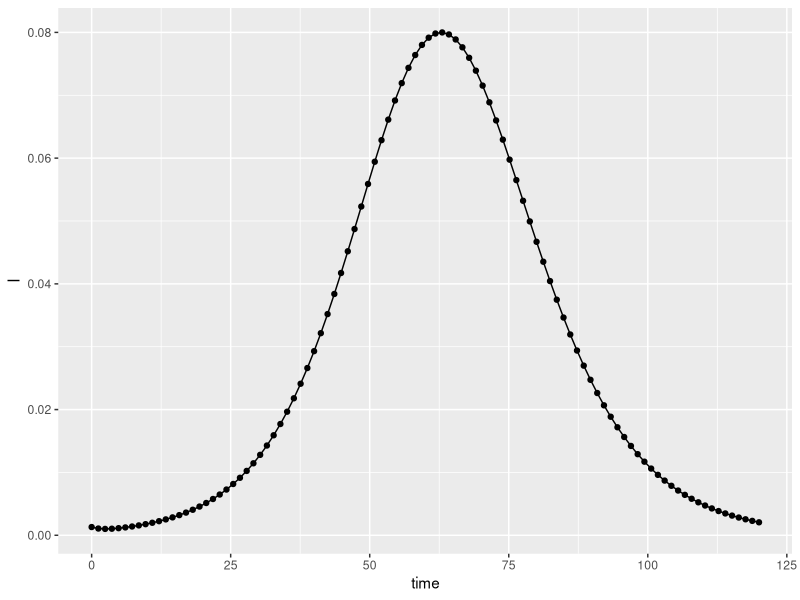

Write R code to recreate this figure.
## ---- chunk 1
knitr::opts_chunk$set(echo = TRUE)
knitr::opts_chunk$set(python.reticulate = FALSE)
## ---- chunk 2
library(deSolve)
library(reshape2)
library(ggplot2)
library(dplyr)

seird_model <- function(time, state, parameters) {  
  with(as.list(c(state, parameters)), {
    
    N <- S + E + I + R + D
    
    lambda <- beta * I
    
    # The differential equations
    dS <- -lambda * S               
    dE <- lambda * S - kappa * E
    dI <- kappa * E - (delta + gamma) * I
    dR <- gamma * I
    dD <- delta * I
    
    # Output
    return(list(c(dS, dE, dI, dR, dD))) 
  })
}
## ---- chunk 3
    N <- 763
    initial_state_values <- c(
        S = 761/N,
        E = 0,
        I = 1/N,
        R = 0,
        D = 0
    )
    
## ---- chunk 4
    p_0 <- c(
        beta = .4620967,
        kappa = 0.25,
        gamma = 0.2,
        delta = 0.03
        )
## ---- chunk 5
times <- seq(from = 0, to = 120, length.out = 100)
    ### Calculate model output
model_sample <- as.data.frame(
    ode(
        y = initial_state_values,
        times = times,
        func = seird_model,
        parms = p_0
    )
)
## ---- chunk 6
ggplot(data = model_sample, aes(time, I)) + 
    geom_line() +
    geom_point()
## ---- chunk 7
acme_point <- max(model_sample$I)
paste('acme:', acme_point)
